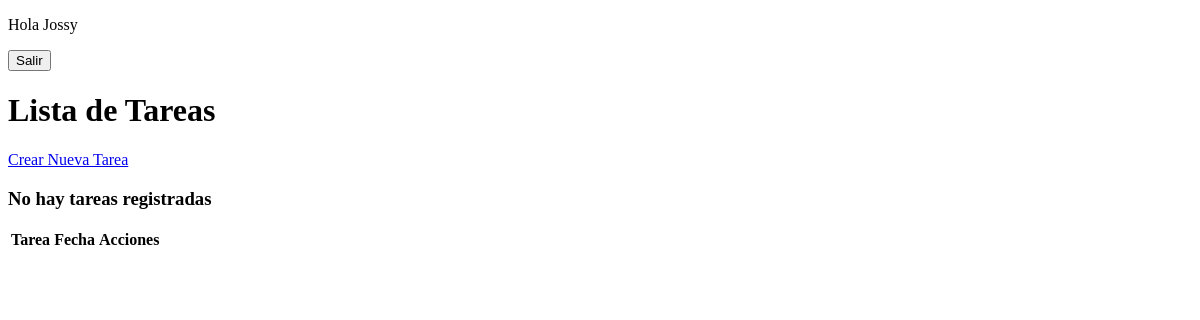
Before: / (signed in) with the older database file.
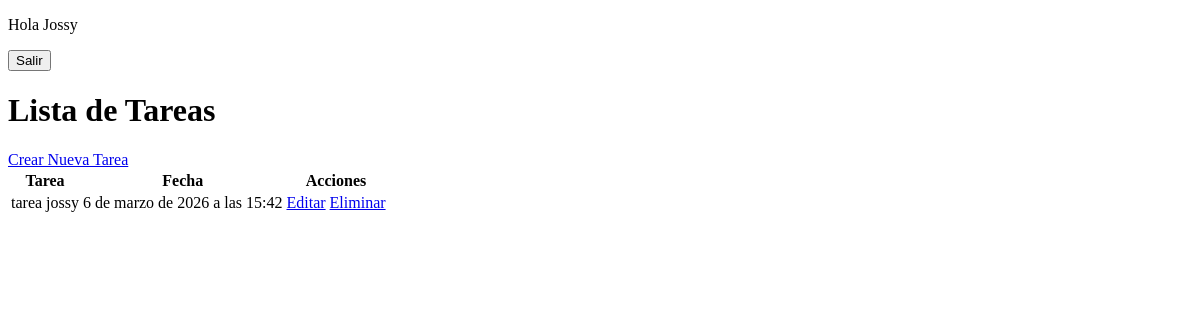
After: the same page with the newer database file.
### base/models.py (models this page shows, shortened)
class Tarea(models.Model):
    usuario = models.ForeignKey(User,
                                on_delete=models.CASCADE,
                                null=True,
                                blank=True,)
    titulo = models.CharField(max_length=200)
    descripcion = models.TextField(null=True,
                                   blank=True)
    completo = models.BooleanField(default=False)
    creado = models.DateTimeField(auto_now_add=True)
    class Meta:
        ordering = ['completo']

### base/views.py (the view)
# urls.py: urlpatterns = [path('',ListaTareas.as_view(), name='tareas'),
class ListaTareas(LoginRequiredMixin,ListView):
    model = Tarea
    context_object_name = 'tareas'
    def get_context_data(self, **kwargs):
        context = super().get_context_data(**kwargs)
        context['tareas'] = context['tareas'].filter(usuario=self.request.user)
        context['count'] = context['tareas'].filter(completo=False).count()
        return context

### base/templates/base/tarea_list.html (shortened to what this page needs)
{% extends 'base/base.html' %}
{% load static %}
{% block content %}
    {% if request.user.is_authenticated %}
        <p>Hola {{ request.user|title }}</p>
        <form method="post" action="{%url 'logout' %}">
            <button type="submit"> Salir </button>
        </form>
    {% else %}
        <a href="{% url 'login' %}">Ingresar</a>
    {% endif %}
    <h1>Lista de Tareas</h1>
    <a href="{% url 'crear-tarea' %}">Crear Nueva Tarea</a>
    <table>
        <thead>
            <tr>
                <th>Tarea</th>
                <th>Fecha</th>
                <th colspan="2">Acciones</th>
            </tr>
        </thead>
        <tbody>
        {% for tarea in tareas %}
            <tr>
                <td>{{ tarea.titulo }}</td>
                <td>{{ tarea.creado }}</td>
                <td><a href="{% url 'editar-tarea' tarea.id %}">Editar</a></td>
                <td>
                    <a href="#" onclick="confirm_delete({{ tarea.id }})">Eliminar</a>
                </td>
            </tr>
            {% empty %}
            <h3>No hay tareas registradas</h3>
        {% endfor %}
        </tbody>
    </table>
{% endblock content %}

### base/templates/base/base.html (shortened to what this page needs)
<!DOCTYPE html>
<html lang="es">
<head>
    {% load static %}
    <link rel="stylesheet" href="{% static 'base/css/style.css' %}">
</head>
<body>
    <div class="container">
        {% block content %}
        {% endblock content %}
    </div>
</body>
</html>

Changed rows visible on the page:
added Tarea: titulo "tarea jossy", creado "6 de marzo de 2026 a las 15:42"
Other visible differences:
text no longer shown: "No hay tareas registradas"
